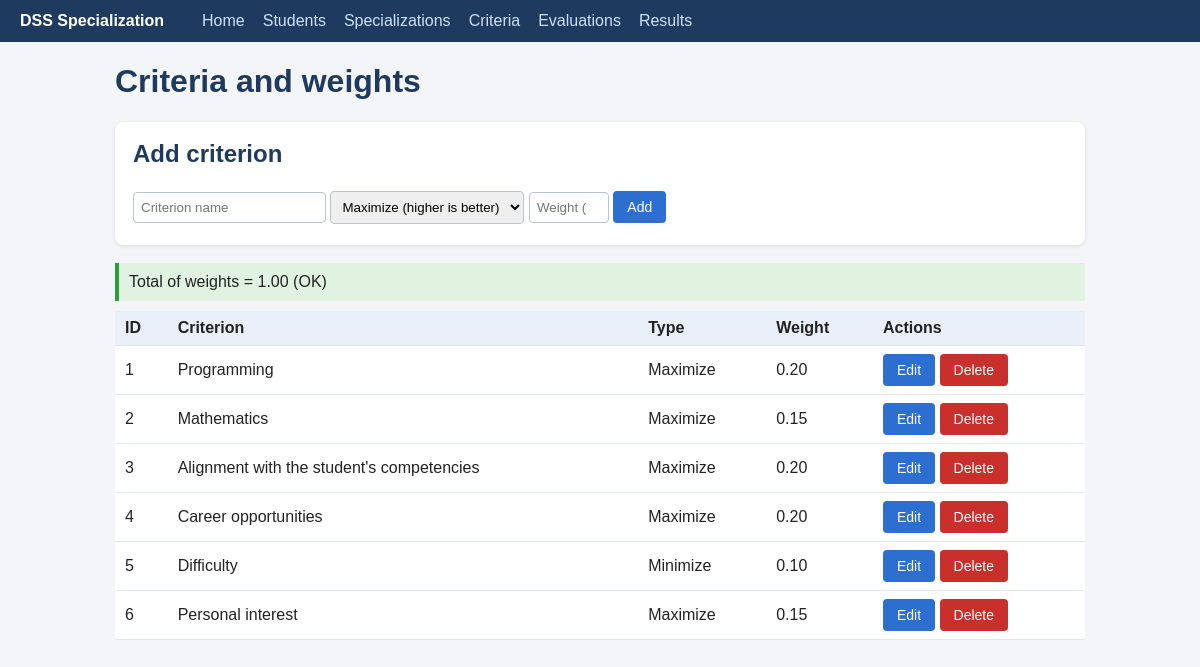
The app's page /criteria.php with its own data.
### tables this page shows
CREATE TABLE criteria (
  id INT AUTO_INCREMENT PRIMARY KEY,
  name VARCHAR(100) NOT NULL,
  type ENUM('max','min') NOT NULL DEFAULT 'max',
  weight DECIMAL(4,2) NOT NULL DEFAULT 0.00
);

### config.php (called while the page is built, shortened)
<?php
function e($s) {
    return htmlspecialchars((string)$s, ENT_QUOTES, 'UTF-8');
}

### criteria.php (the view, shortened to what this page needs)
<?php
require 'config.php';
$edit = null;
$rows = $pdo->query("SELECT * FROM criteria ORDER BY id")->fetchAll();
$sum = 0;
foreach ($rows as $r) { $sum += (float)$r['weight']; }
include 'header.php';
?>
<h1>Criteria and weights</h1>
<div class="card">
  <h2 style="margin-top:0"><?= $edit ? 'Edit criterion' : 'Add criterion' ?></h2>
  <form method="post">
    <input type="text" name="name" placeholder="Criterion name" required value="<?= e($edit['name'] ?? '') ?>">
    <select name="type">
      <option value="max" <?= ($edit['type'] ?? '') === 'max' ? 'selected' : '' ?>>Maximize (higher is better)</option>
    </select>
    <input type="number" name="weight" step="0.01" min="0" max="1" placeholder="Weight (0-1)" required value="<?= e($edit['weight'] ?? '') ?>">
    <button type="submit"><?= $edit ? 'Update' : 'Add' ?></button>
  </form>
</div>
<?php if (abs($sum - 1) < 0.0001): ?>
  <div class="msg-ok">Total of weights = <?= number_format($sum, 2) ?> (OK)</div>
<?php else: ?>
  <div class="msg-warn">Total of weights = <?= number_format($sum, 2) ?>. It should be 1.00. Results will be rescaled by the total, but please fix the weights.</div>
<?php endif; ?>
<table>
  <tr><th>ID</th><th>Criterion</th><th>Type</th><th>Weight</th><th>Actions</th></tr>
  <?php foreach ($rows as $r): ?>
  <tr>
    <td><?= (int)$r['id'] ?></td>
    <td><?= e($r['name']) ?></td>
    <td><?= $r['type'] === 'max' ? 'Maximize' : 'Minimize' ?></td>
    <td><?= number_format((float)$r['weight'], 2) ?></td>
    <td>
      <a class="btn" href="criteria.php?edit=<?= (int)$r['id'] ?>">Edit</a>
      <form class="inline" method="post" onsubmit="return confirm('Delete this criterion and its evaluations?')">
        <button class="danger" type="submit">Delete</button>
      </form>
    </td>
  </tr>
  <?php endforeach; ?>
</table>
<?php include 'footer.php'; ?>

### header.php (shortened to what this page needs)
<!DOCTYPE html>
<html lang="en">
<head>
<link rel="stylesheet" href="style.css">
</head>
<body>
<nav>
  <strong>DSS Specialization</strong>
  <a href="index.php">Home</a>
  <a href="students.php">Students</a>
  <a href="specializations.php">Specializations</a>
  <a href="criteria.php">Criteria</a>
  <a href="evaluations.php">Evaluations</a>
  <a href="results.php">Results</a>
</nav>
<main>

### footer.php
</main>
</body>
</html>

### style.css (style rules this page uses)
* { box-sizing: border-box; }
body { font-family: Arial, sans-serif; margin: 0; background: #f3f5f9; color: #222; }
nav { background: #1f3a5f; padding: 12px 20px; display: flex; gap: 18px; align-items: center; flex-wrap: wrap; }
nav strong { color: #fff; margin-right: 20px; }
nav a { color: #cfe0ff; text-decoration: none; }
main { max-width: 1000px; margin: 20px auto; padding: 0 15px; }
h1 { color: #1f3a5f; }
h2 { color: #1f3a5f; margin-top: 30px; }
.card { background: #fff; border-radius: 8px; padding: 18px; margin-bottom: 18px; box-shadow: 0 1px 4px rgba(0,0,0,.1); }
table { width: 100%; border-collapse: collapse; background: #fff; }
th, td { padding: 8px 10px; border-bottom: 1px solid #e3e7ee; text-align: left; }
th { background: #eaf0fa; }
input[type=text], input[type=email], input[type=number], select { padding: 7px; border: 1px solid #b8c2d4; border-radius: 4px; margin: 3px 0; }
button, .btn { background: #2c6fd1; color: #fff; border: 0; padding: 8px 14px; border-radius: 4px; cursor: pointer; text-decoration: none; font-size: 14px; display: inline-block; }
.danger { background: #c9302c; }
form.inline { display: inline; }
.msg-ok { background: #dff3e0; border-left: 4px solid #2e9e3a; padding: 10px; margin: 10px 0; }

### records on screen
criteria: id "1", name "Programming", type "Maximize", weight "0.20"
criteria: id "2", name "Mathematics", type "Maximize", weight "0.15"
criteria: id "3", name "Alignment with the student's competencies", type "Maximize", weight "0.20"
criteria: id "4", name "Career opportunities", type "Maximize", weight "0.20"
criteria: id "5", name "Difficulty", type "Minimize", weight "0.10"
criteria: id "6", name "Personal interest", type "Maximize", weight "0.15"

### other values on screen
$sum "1.00"
